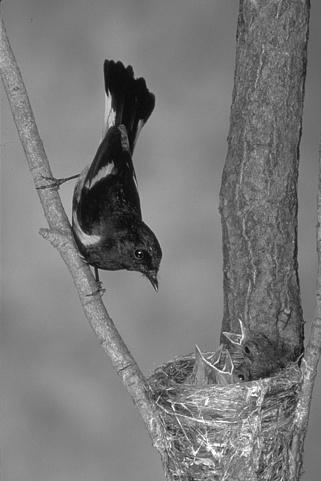
#> input picture Trabalho/Processamento de Imagens/Trabalho 4/Input/bird.pgm, 321 x 481 px, found by its file name
$ python teste.py
#> lines starting #> are read from the running program, lines starting #| are printed output that depends on the picture
### Trabalho/Processamento de Imagens/Biblioteca_my_image_lib/my_image_lib_0_4.py
import matplotlib.pyplot as plt
import matplotlib.image as mpimg
from math import floor, pi, exp, log10
import numpy as np
from copy import deepcopy, copy
import numpy.fft as fp

#classe que representa uma imagem digital
class Image:
	def __init__(self, MeuArquivo, from_fourier = False, matriz_complex = None):
#> called with MeuArquivo = 'Trabalho 4\\Input\\bird.pgm', from_fourier = False
		self._is_from_fourier = from_fourier #mostra se o objeto foi criado a partir de uma matriz complexa

		if self._is_from_fourier:
			self.matriz_complex = matriz_complex #coloca como atributo do objeto a matriz complexa
		else:
			self.matriz_complex = matriz_complex

		self._local = MeuArquivo
		with open(MeuArquivo, "r") as arquivo:
			self.magic_number = arquivo.readline().rstrip("\n") #lê o número mágico
			if self.magic_number == "P2": #Caso seja um arquivo .pgm
				dim = [int(i) for i in arquivo.readline().split()] #lê as dimensões
				dim2 = (dim[0], dim[1])
				self.dimensions = dim2
				self.colunas = self.dimensions[0]
				self.linhas = self.dimensions[1]
				self.maxval = int(arquivo.readline()) #lê o valor máximo

			self.pixels = self._get_matrix(arquivo, self.magic_number)

			self.hist = [] #inicializa o histograma

			for j in range(256): #j representa a intensidade do pixel que está sendo contado
				conta_pixel = 0 #conta quantos pixels tem
				for k in self.pixels:
					conta_pixel += k.count(j)
				self.hist.append(conta_pixel)

	#propriedades do objeto
	@property
	def magic(self):
		return self.magic_number

	@property
	def dimension(self):
		return self.dimensions

	@property
	def ncoluna(self):
		return self.colunas

	@property
	def nlinha(self):
		return self.linhas

	@property
	def max(self):
		return self.maxval

	# [9 lines left out: function min, not called in this run]

	def pixel(self):
		return self.pixels

	def histogram(self):
		return self.hist

	#bordas
	# [383 lines left out: functions _zero_padding, _mirror_padding, _rep_padding, _periodic_padding, thresholding, sgt and 10 more, not called in this run]

	@staticmethod
	def _get_matrix(arq, numero_magico): #recebe os pixels da imagem
		matriz = []
		if numero_magico == "P2": #Lê .pgm
			for k in arq.readlines():
				matriz.append([int(i) for i in list(k.split())])
		return matriz

	# [42 lines left out: functions _escreve_pixels, _subtrai_matriz, _cria_arquivo, not called in this run]

#classe que representa a transformada de Fourier de uma imagem digital
class Fourier_Image(Image):
	# [137 lines left out: functions __init__, shift, representacao, filtro_espaco_de_freq, inverte, _fourier and 8 more, not called in this run]

def print_grayscale_image(imagem): #Plota a imagem em escala de cinza
	img = mpimg.imread(imagem._local)
#> img is the input picture: shape (481, 321); min 0, max 255, mean 120.7

    # Exibir a imagem em tons de cinza
	plt.imshow(img, cmap='gray', vmin=0, vmax=255)
	plt.axis('off')  # Para desativar os eixos
	plt.show()

# [16 lines left out: function plota_histograma, not called in this run]

### Trabalho/Processamento de Imagens/teste.py
import numpy as np
from numpy.fft import fft2, ifft2, fftshift, ifftshift
import matplotlib.pyplot as plt
from math import log10
import my_image_lib_0_4 as img

n = 50

# Carregar imagem em escala de cinza
imagem = img.Image('Trabalho 4\\Input\\bird.pgm')

img.print_grayscale_image(imagem)

# Aplicar a transformada de Fourier
f_transform = fft2(imagem.pixels)
f_transform_shifted = fftshift(f_transform)

# Visualizar a transformada de Fourier
magnitude_spectrum = np.log(np.abs(f_transform_shifted) + 1)
valor = 255/log10(np.max(magnitude_spectrum))
magnitude_spectrum *= valor
plt.imshow(magnitude_spectrum, cmap='gray')
plt.title('Magnitude Spectrum')
plt.show()
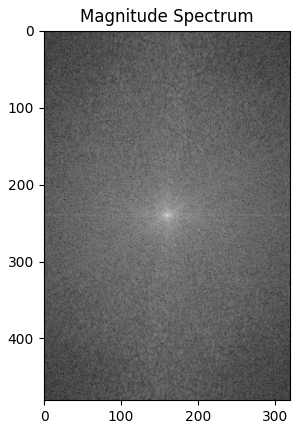
#> figure drawn by matplotlib, 1 panel

# Aplicar filtragem (exemplo: zerar o centro)
rows, cols = len(imagem.pixels), len(imagem.pixels[0])
crow, ccol = rows // 2 , cols // 2
f_transform_shifted[crow-n:crow+n, ccol-n:ccol+n] = 0

# Visualizar a transformada de Fourier
magnitude_spectrum = np.log(np.abs(f_transform_shifted) + 1)
valor = 255/log10(np.max(magnitude_spectrum))
magnitude_spectrum = np.multiply(valor, magnitude_spectrum)
plt.imshow(magnitude_spectrum, cmap='gray')
plt.title('Magnitude Spectrum after Filter')
plt.show()
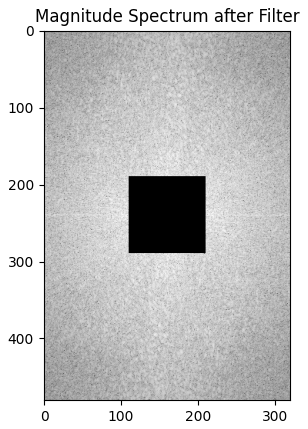
#> figure drawn by matplotlib, 1 panel

# Transformada inversa
f_transform_filtered = ifftshift(f_transform_shifted)
inverse_transform = ifft2(f_transform_filtered)
inverse_image = np.absolute(inverse_transform)
inverse2 = np.real(inverse_transform)

# Visualizar a imagem filtrada
plt.imshow(inverse_image, cmap='gray', vmin=0, vmax=255)
plt.title('Imagem Filtrada')
plt.show()
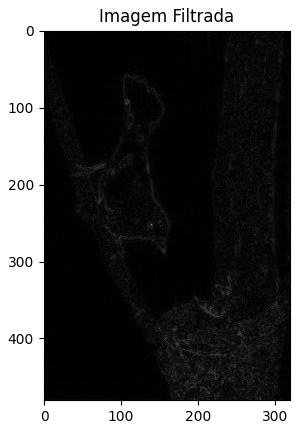
#> figure drawn by matplotlib, 1 panel

# Visualizar a imagem filtrada
plt.imshow(inverse2, cmap='gray', vmin=0, vmax=255)
plt.title('Imagem Filtrada')
plt.show()

#Reaplica a transformada
fft_inver_image = fft2(inverse_image)
fft_inver_shift = fftshift(fft_inver_image)
magnitude_spectrum = np.log(np.abs(fft_inver_shift) + 1)
valor = 255/log10(np.max(magnitude_spectrum))
magnitude_spectrum *= valor
plt.imshow(magnitude_spectrum, cmap='gray')
plt.title('Magnitude Spectrum')
plt.show()
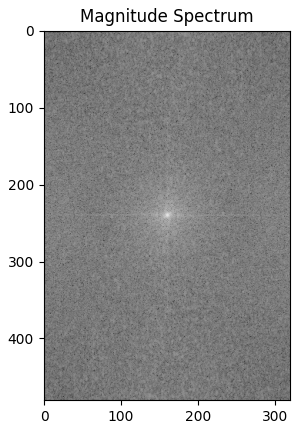
#> figure drawn by matplotlib, 1 panel

#Reaplica a transformada
fft_inver_image = fft2(inverse2)
fft_inver_shift = fftshift(fft_inver_image)
magnitude_spectrum = np.log(np.abs(fft_inver_shift) + 1)
valor = 255/log10(np.max(magnitude_spectrum))
magnitude_spectrum *= valor
plt.imshow(magnitude_spectrum, cmap='gray')
plt.title('Magnitude Spectrum')
plt.show()
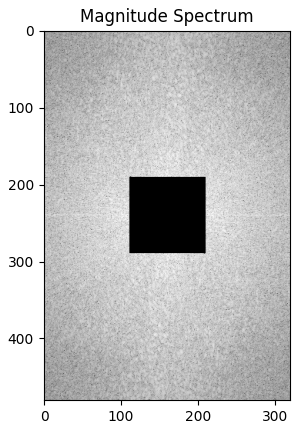
#> figure drawn by matplotlib, 1 panel

teste = fft2(inverse_transform)
teste = np.absolute(teste)
teste = fftshift(teste)
magnitude_spectrum = np.log(np.abs(teste) + 1)
valor = 255/log10(np.max(magnitude_spectrum))
magnitude_spectrum *= valor
plt.imshow(magnitude_spectrum, cmap='gray')
plt.title('Magnitude Spectrum')
plt.show()

$ run again, with Trabalho/Processamento de Imagens/Trabalho 4/Input/gourds.pgm copied over Trabalho/Processamento de Imagens/Trabalho 4/Input/bird.pgm
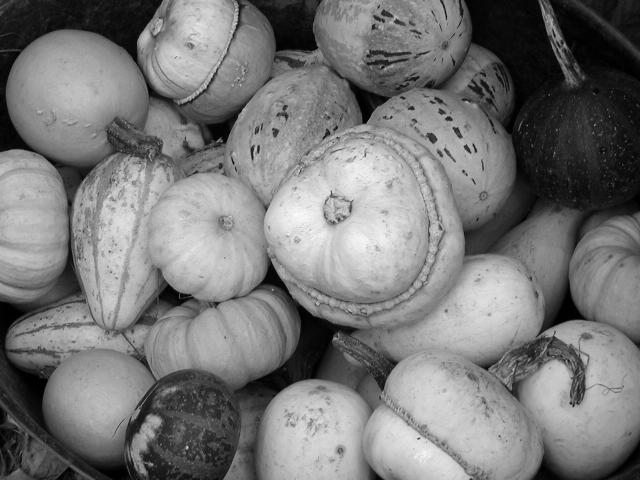
#> input picture Trabalho/Processamento de Imagens/Trabalho 4/Input/gourds.pgm, 640 x 480 px, found by its file name
#> in print_grayscale_image, img is the input picture: shape (480, 640); min 0, max 255, mean 119.9
#> `plt.show()`:
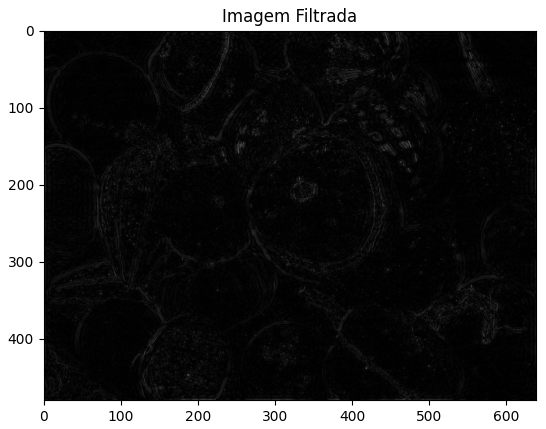
#> figure drawn by matplotlib, 1 panel
#> `plt.show()`:
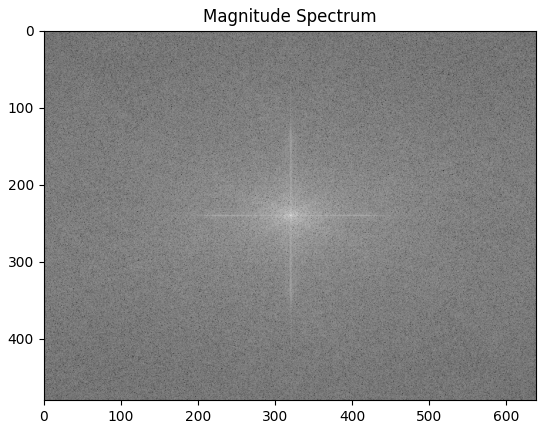
#> figure drawn by matplotlib, 1 panel

$ run again, with Trabalho/Processamento de Imagens/Trabalho 4/Input/gourdsFourier.pgm copied over Trabalho/Processamento de Imagens/Trabalho 4/Input/bird.pgm
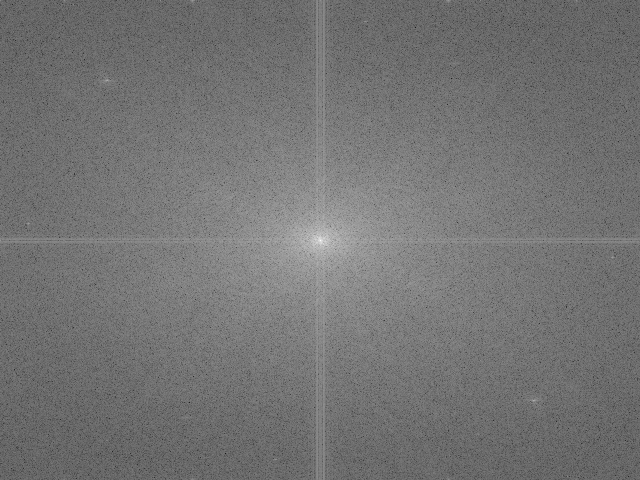
#> input picture Trabalho/Processamento de Imagens/Trabalho 4/Input/gourdsFourier.pgm, 640 x 480 px, found by its file name
#> in print_grayscale_image, img is the input picture: shape (480, 640); min 23, max 255, mean 115.4
#> `plt.show()`:
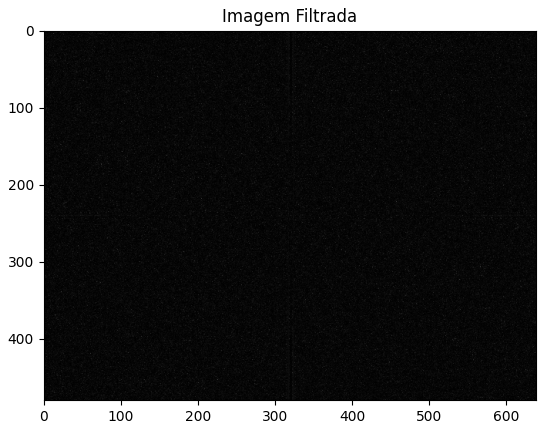
#> figure drawn by matplotlib, 1 panel
#> `plt.show()`:
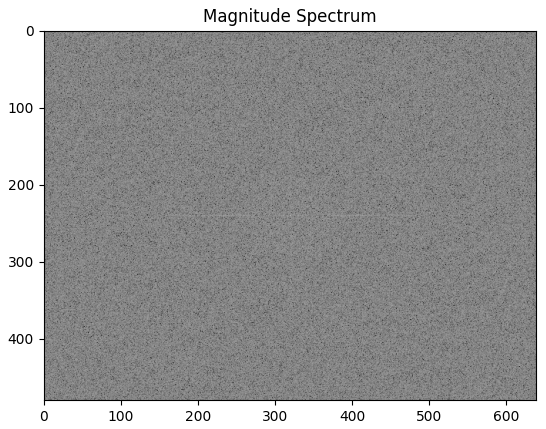
#> figure drawn by matplotlib, 1 panel
